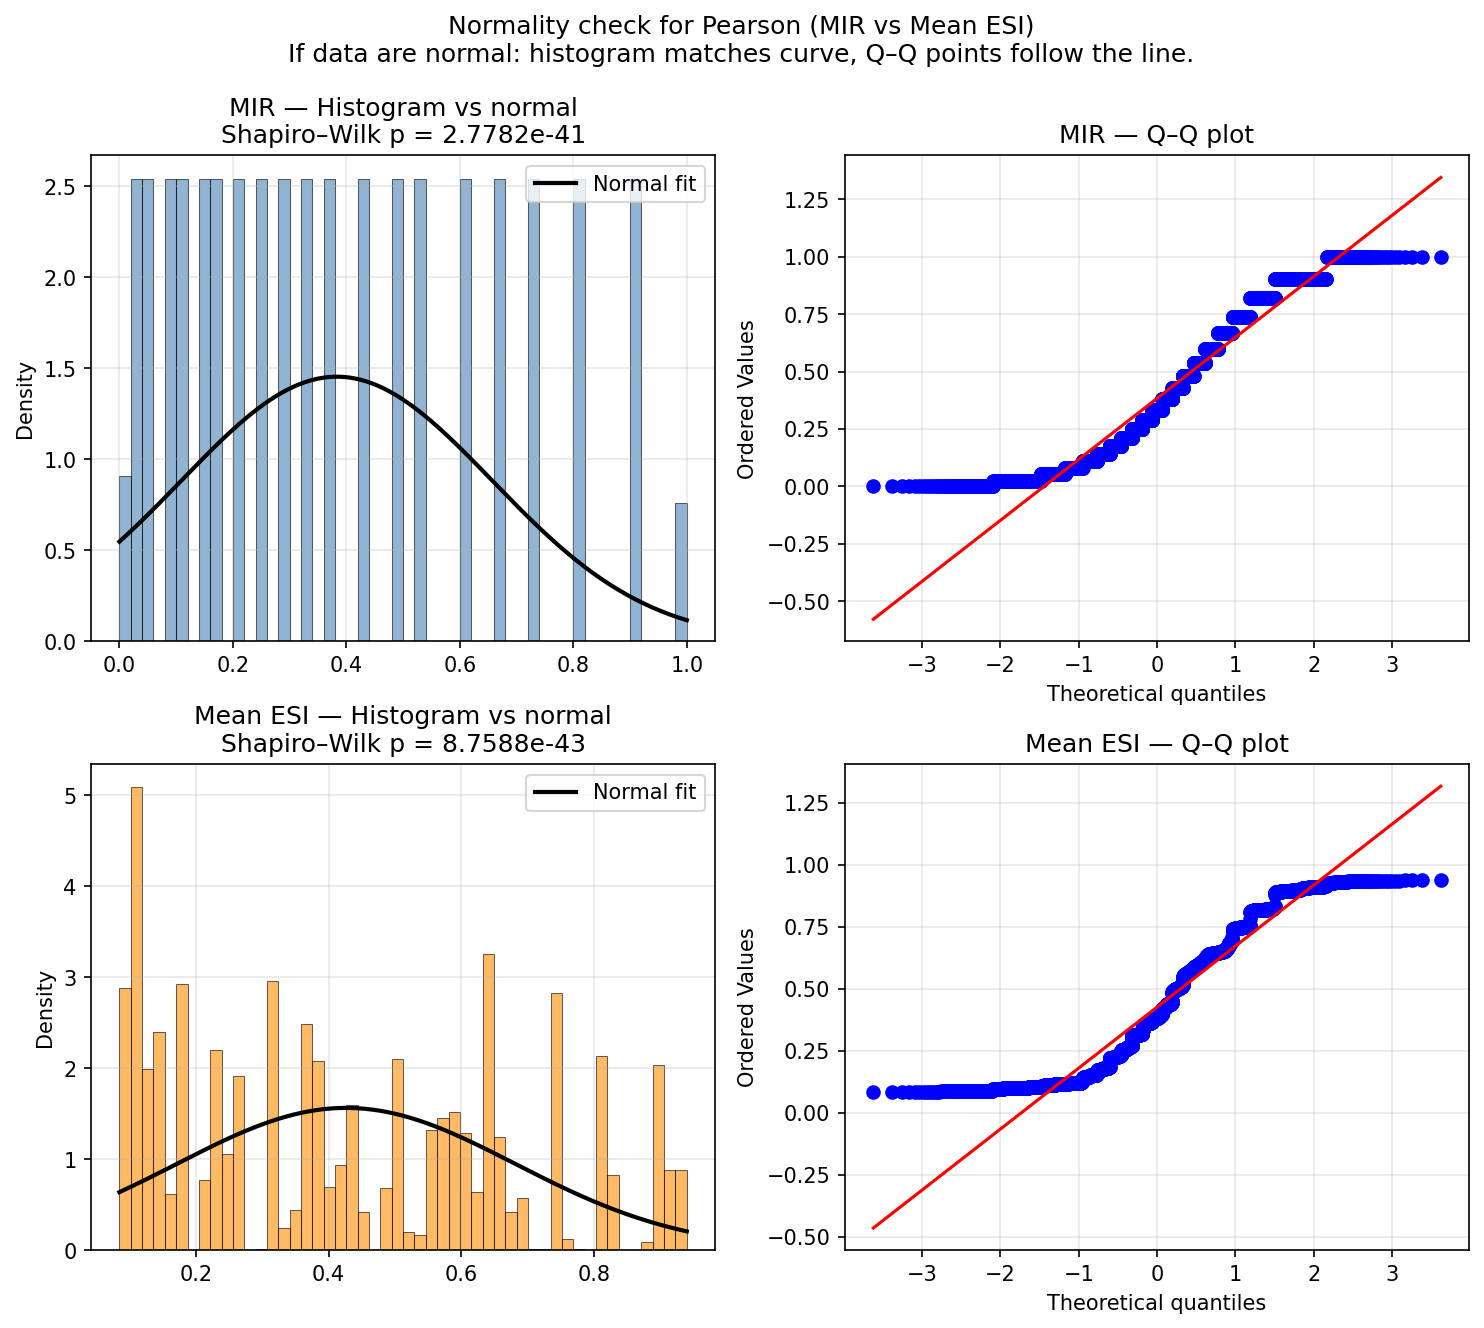

Source code (Python):
#!/usr/bin/env python3
"""
Normality check for Pearson correlation: plot histograms with normal overlay
and Q-Q plots for MIR and mean ESI (same data as pearson_mir_esi.py).
Pearson assumes both variables are approximately normally distributed.
"""

import pandas as pd
import matplotlib.pyplot as plt
import numpy as np
import os
import sys
from data_loader import load_data
from scipy import stats


def correct_map_integrity_ratio(mir_series: pd.Series) -> pd.Series:
    """Correct map integrity ratio values."""
    if mir_series is None or len(mir_series) == 0:
        return None
    old_mir = mir_series.values
    unmoved = old_mir * 20
    moved = 20 - unmoved
    new_mir = unmoved / (unmoved + 2 * moved)
    return pd.Series(new_mir, index=mir_series.index)


def main():
    read_file_percentage = 0.5
    N = 30
    user_home = os.path.expanduser('~')
    data_folder = os.path.join(user_home, 'pCloudDrive/Offline/PhD/Folders/test_data/article_data/default_amcl')

    # Load combined data (same as pearson_mir_esi.py)
    print("Loading data (first 50% of each file)...")
    combined_df = load_data(
        data_folder,
        N,
        mode='percentage',
        error_threshold=0.50,
        read_file_percentage=read_file_percentage
    )

    required_cols = ['esi', 'timestamp']
    missing = [c for c in required_cols if c not in combined_df.columns]
    if missing:
        print(f"Error: Missing columns: {missing}")
        sys.exit(1)

    combined_df['timestamp'] = pd.to_numeric(combined_df['timestamp'], errors='coerce')

    file_data = {}
    all_timestamps = []
    for file_id in sorted(combined_df['file_id'].unique()):
        df_file = combined_df[combined_df['file_id'] == file_id].copy()
        if len(df_file) > 0:
            first_ts = df_file['timestamp'].iloc[0]
            df_file['time_normalized'] = df_file['timestamp'] - first_ts
            file_data[file_id] = df_file
            all_timestamps.append(df_file['time_normalized'].values)

    max_time = max([ts.max() if len(ts) > 0 else 0 for ts in all_timestamps])
    min_dt = min([np.diff(ts).min() if len(ts) > 1 and np.diff(ts).min() > 0 else 1.0
                 for ts in all_timestamps if len(ts) > 1])
    common_time = np.arange(0, max_time + min_dt, min_dt)

    interpolated_esi = []
    for file_id in sorted(file_data.keys()):
        df_file = file_data[file_id]
        if len(df_file) > 1:
            esi_interp = np.interp(common_time, df_file['time_normalized'].values, df_file['esi'].values)
            interpolated_esi.append(esi_interp)

    if len(interpolated_esi) == 0:
        print("Error: No interpolated ESI data.")
        sys.exit(1)

    mean_esi = np.mean(interpolated_esi, axis=0)

    first_file_path = os.path.join(data_folder, '1.csv')
    if not os.path.exists(first_file_path):
        print(f"Error: First file not found at {first_file_path}")
        sys.exit(1)

    df_first = pd.read_csv(first_file_path, skiprows=range(1, 100))
    df_first.columns = df_first.columns.str.strip()
    total_rows = len(df_first)
    num_rows = int(total_rows * read_file_percentage)
    df_first = df_first.iloc[:num_rows].copy()
    df_first['timestamp'] = pd.to_numeric(df_first['timestamp'], errors='coerce')
    first_ts = df_first['timestamp'].iloc[0]
    df_first['time_normalized'] = df_first['timestamp'] - first_ts

    if 'map_integrity_ratio' not in df_first.columns:
        print("Error: map_integrity_ratio not in first file.")
        sys.exit(1)

    corrected_mir = correct_map_integrity_ratio(df_first['map_integrity_ratio'])
    if corrected_mir is None:
        print("Error: Could not compute corrected MIR.")
        sys.exit(1)

    mir_interp = np.interp(common_time, df_first['time_normalized'].values, corrected_mir.values)

    valid = np.isfinite(mir_interp) & np.isfinite(mean_esi)
    mir_plot = mir_interp[valid]
    mean_esi_plot = mean_esi[valid]
    if len(mir_plot) < 2:
        print("Error: Not enough valid (MIR, mean ESI) pairs.")
        sys.exit(1)

    # Shapiro–Wilk normality tests
    sw_mir, p_mir = stats.shapiro(mir_plot)
    sw_esi, p_esi = stats.shapiro(mean_esi_plot)

    print("Normality (Shapiro–Wilk)")
    print("  MIR:     W = {:.4f}, p = {:.4e}  {}".format(sw_mir, p_mir, "normal (p>0.05)" if p_mir > 0.05 else "not normal (p≤0.05)"))
    print("  Mean ESI: W = {:.4f}, p = {:.4e}  {}".format(sw_esi, p_esi, "normal (p>0.05)" if p_esi > 0.05 else "not normal (p≤0.05)"))

    # Figure: 2 rows (MIR, Mean ESI), 2 cols (histogram + normal, Q–Q)
    fig, axes = plt.subplots(2, 2, figsize=(10, 9))

    def plot_normality(ax_hist, ax_qq, data, label, color, p_val):
        # Histogram with normal PDF overlay
        n, bins, _ = ax_hist.hist(data, bins=min(50, max(15, len(data) // 30)), density=True,
                                   color=color, alpha=0.6, edgecolor='k', linewidth=0.5)
        mu, sigma = data.mean(), data.std()
        x = np.linspace(data.min(), data.max(), 200)
        ax_hist.plot(x, stats.norm.pdf(x, mu, sigma), 'k-', lw=2, label='Normal fit')
        ax_hist.set_ylabel('Density')
        ax_hist.set_title('{} — Histogram vs normal\nShapiro–Wilk p = {:.4e}'.format(label, p_val))
        ax_hist.legend()
        ax_hist.grid(True, alpha=0.3)

        # Q–Q plot
        stats.probplot(data, dist='norm', plot=ax_qq)
        ax_qq.set_title('{} — Q–Q plot'.format(label))
        ax_qq.grid(True, alpha=0.3)

    plot_normality(axes[0, 0], axes[0, 1], mir_plot, 'MIR', 'steelblue', p_mir)
    plot_normality(axes[1, 0], axes[1, 1], mean_esi_plot, 'Mean ESI', 'darkorange', p_esi)

    fig.suptitle('Normality check for Pearson (MIR vs Mean ESI)\nIf data are normal: histogram matches curve, Q–Q points follow the line.',
                 fontsize=12)
    plt.tight_layout()
    plt.savefig('pearson_normality_check.png', dpi=150, bbox_inches='tight')
    print("Saved pearson_normality_check.png")
    plt.show()


if __name__ == '__main__':
    main()
